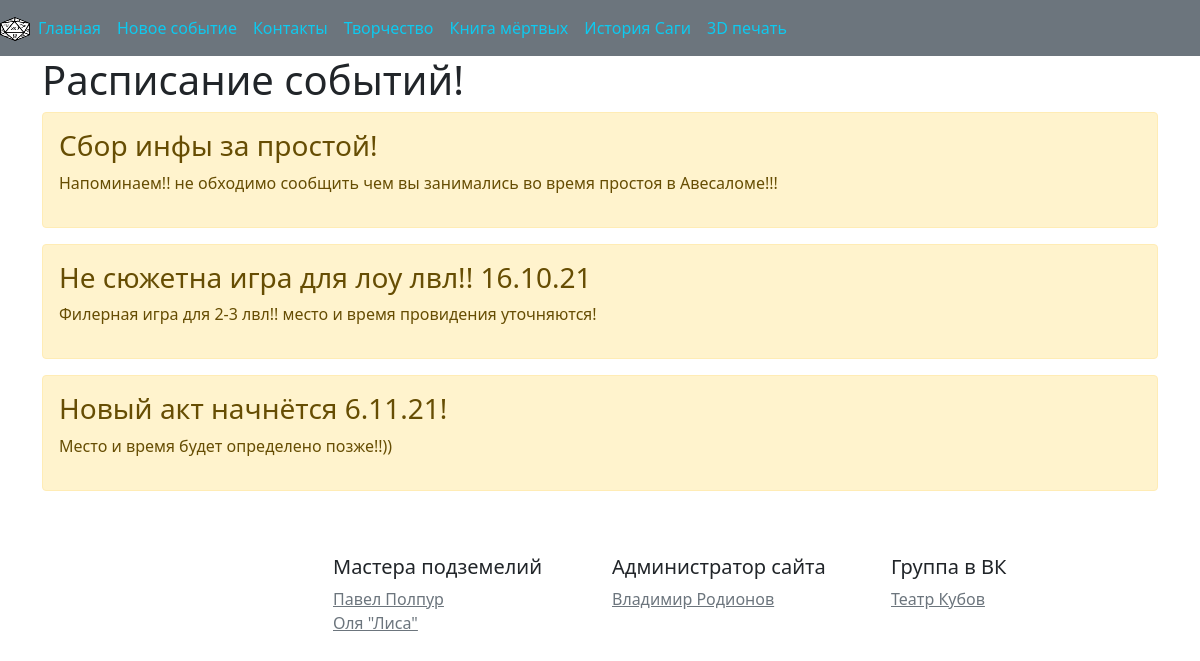
The page / on the database its author committed.
### main/models.py (models this page shows, shortened)
class Task(models.Model):
    title = models.CharField('Название', max_length=50)
    task = models.TextField('Описание')
    class Meta:
        verbose_name = 'Мероприятия'
        verbose_name_plural = 'Мероприятия'

### main/views.py (the view)
# urls.py: path('', views.index, name='home'),
def index(request):
    tasks = Task.objects.order_by('-id')[:10]
    return render(request, 'main/index.html', {'title': 'Главная страница сайта', 'tasks': tasks})

### main/templates/main/index.html (shortened to what this page needs)
{% extends "main/base.html" %}
{% block content %}
    <h1>Расписание событий!</h1>
    {% if tasks %}
        {% for el in tasks %}
            <div class="alert alert-warning mt-2">
                <h3>{{ el.title }}</h3>
                <p>{{ el.task }}</p>
            </div>
        {% endfor %}
    {% else %}
        <p>У нас нет записей!</p>
    {% endif %}
{% endblock %}

### rows shown on the page
Task: title "Сбор инфы за простой!", task "Напоминаем!! не обходимо сообщить чем вы занимались во время простоя в Авесаломе!!!"
Task: title "Не сюжетна игра для лоу лвл!! 16.10.21", task "Филерная игра для 2-3 лвл!! место и время провидения уточняются!"
Task: title "Новый акт начнётся 6.11.21!", task "Место и время будет определено позже!!))"
